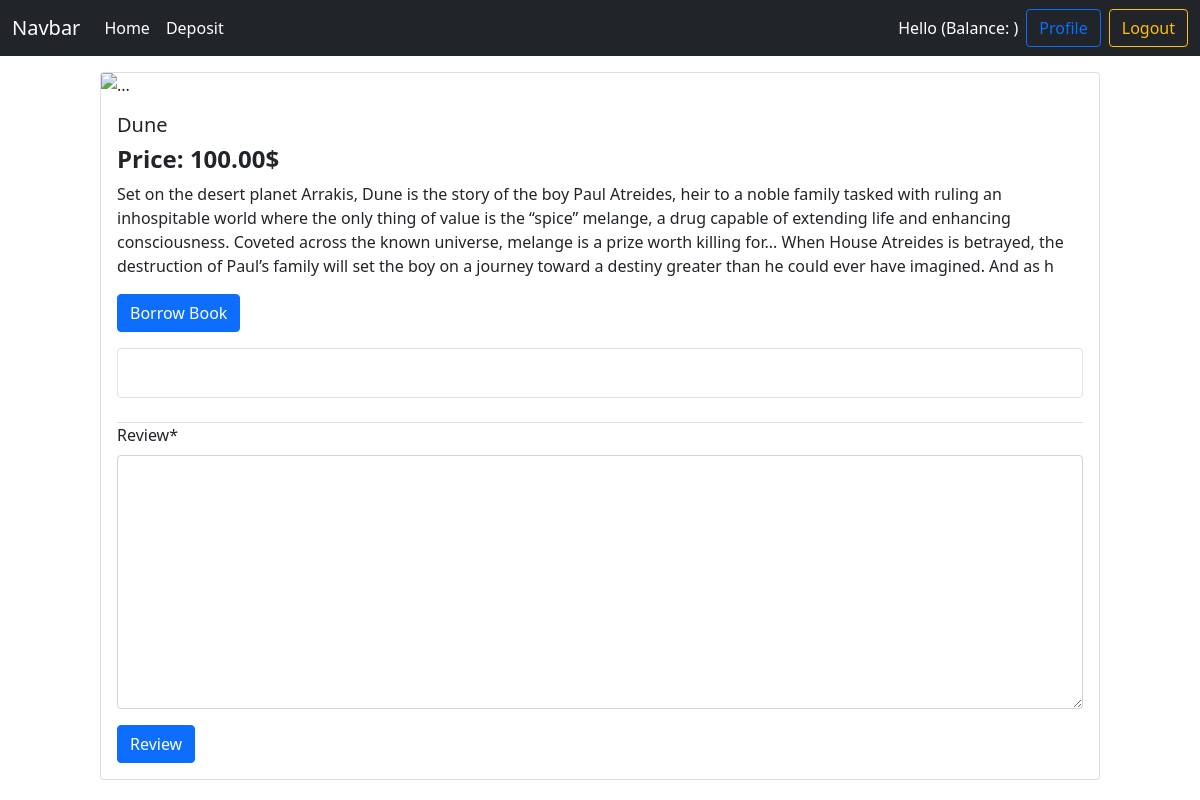
Before: /book/1 (signed in) with the older database file.
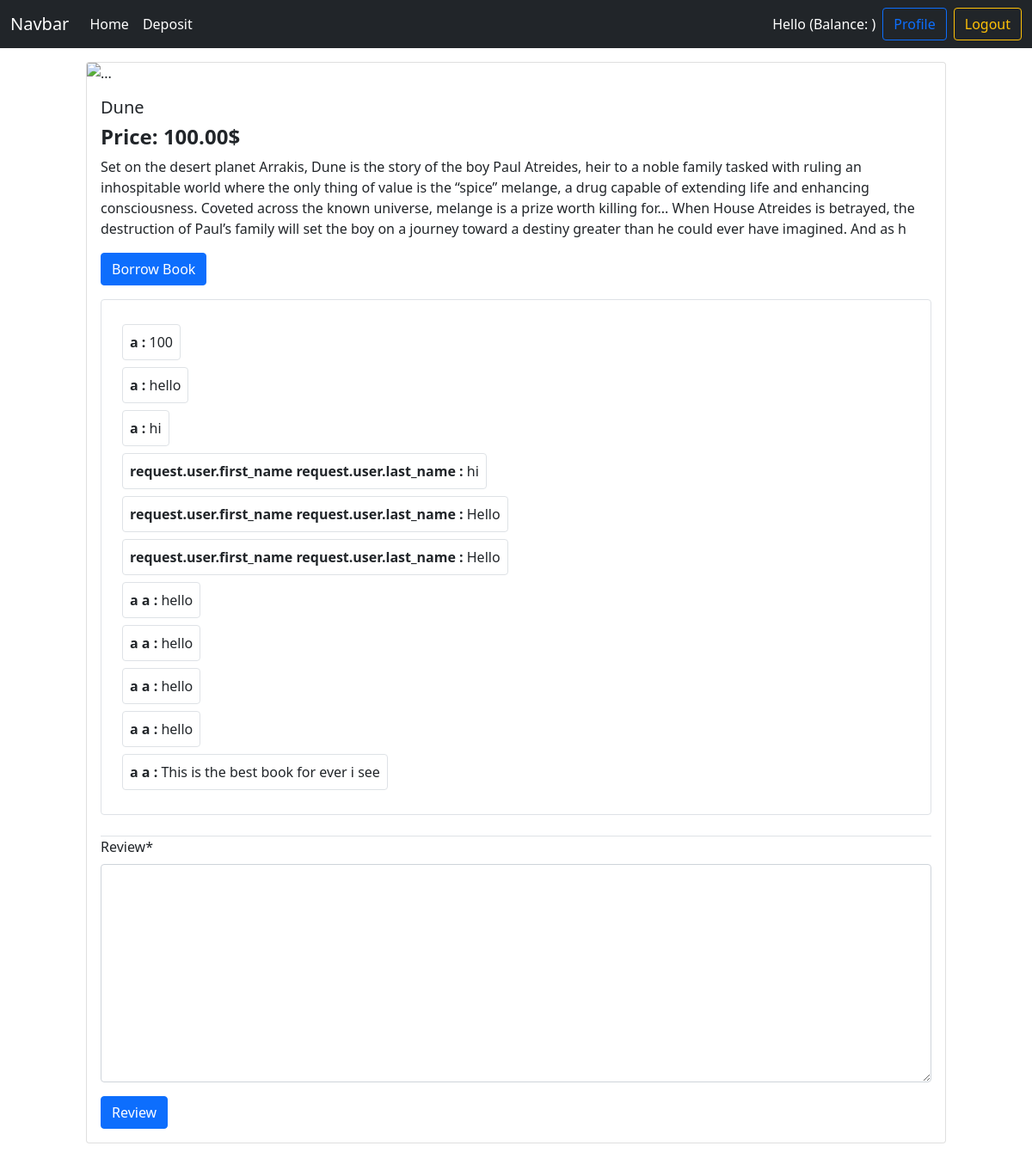
After: the same page with the newer database file.
### Books/models.py (models this page shows, shortened)
class BookReviewModel(models.Model):
    reviewer=models.CharField(max_length=100)
    review = models.TextField(max_length=200)
    book = models.ForeignKey(BookModel,on_delete=models.CASCADE)

### Core/views.py (the view, shortened to what this page needs)
# urls.py: path('book/<int:id>',ViewDetails,name='detailsview'),
def ViewDetails(request,id):
    book = BookModel.objects.get(pk=id)
    review = BookReviewModel.objects.filter(book=id)
    form = BookReviewForms()
    return render(request,'detailsview.html',{'book':book,'form':form,'reviews':review})

### Books/forms.py
class BookReviewForms(ModelForm):
    class Meta:
        model = BookReviewModel
        fields=['review']

### templates/detailsview.html (shortened to what this page needs)
{% extends "base.html" %}
{% load crispy_forms_tags %}
{% block content %}
<div class="card my-3 mx-auto col-10">
    <img src="..." class="card-img-top" alt="...">
    <div class="card-body">
      <h5 class="card-title">{{book.name}}</h5>
      <h4 class="fw-bold">Price: {{book.borrowingPrice}}$</h4>
      <p class="card-text">{{book.description}}</p>
      {% if user.is_authenticated %}
        <a href={% url "borrowbook" book.id %} class="btn btn-primary">Borrow Book</a>
        {% endif %}
        <div class="border rounded p-4 my-3">
            {% for review in reviews %}
                <p class="border rounded my-1 p-2 d-inline-block">
                    <span class="fw-bold">
                        {{review.reviewer}} :
                    </span>
                    <span>
                        {{review.review}}
                    </span>
                </p><br>
            {% endfor %}
        </div>
        {% if user.is_authenticated %}
        <form class="mt-4 border-top" action="" method="POST">
            {{form|crispy}}
            <button type="submit" class="btn btn-primary">Review</button>
        </form>
      {% endif %}
    </div>
  </div>
{% endblock content %}

Changed rows visible on the page:
added BookReviewModel: reviewer "a", review "100"
added BookReviewModel: reviewer "a", review "hello"
added BookReviewModel: reviewer "a", review "hi"
added BookReviewModel: reviewer "request.user.first_name request.user.last_name", review "hi"
added BookReviewModel: reviewer "request.user.first_name request.user.last_name", review "Hello"
added BookReviewModel: reviewer "request.user.first_name request.user.last_name", review "Hello"
added BookReviewModel: reviewer "a a", review "hello"
added BookReviewModel: reviewer "a a", review "hello"
added BookReviewModel: reviewer "a a", review "hello"
added BookReviewModel: reviewer "a a", review "hello"
added BookReviewModel: reviewer "a a", review "This is the best book for ever i see"
